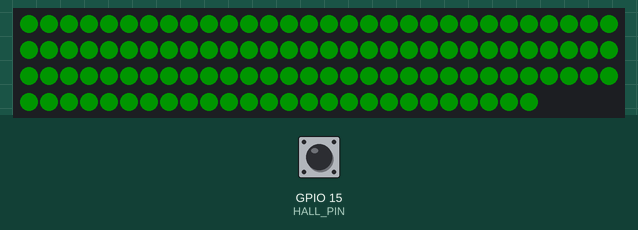
A sketch run on a simulated ESP32. On the bench: 116 RGB LEDs in strip order, left to right, continuing on the next row. The inputs (shaded band) are chosen by the test bench; at power-on: GPIO 15 (HALL_PIN) HIGH. Dim RGB values are drawn brighter than linear.

1.3 s: GPIO 15 (HALL_PIN) pulled LOW for 0.15 s
Above: at 1.46 s.
3.0 s: GPIO 15 (HALL_PIN) pulled LOW for 3.2 s
Timing chart, 0 to 6.0 s (numbered marks = the images above; inputs shaded):
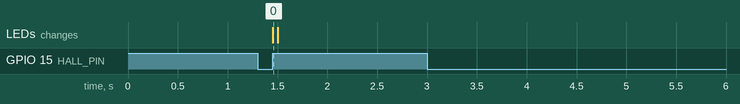

Measured:
- after the input at 1.3 s, the LEDs: change after 0.15 s (image 0)

The sketch:

TestFastLED.ino
```cpp
#include <FastLED.h>

// Hardware definitions
#define LED_PIN     13
#define HALL_PIN    15
#define NUM_LEDS    116

// Safe brightness limit to prevent ESP32 power crashes
#define BRIGHTNESS  40

CRGB leds[NUM_LEDS];

// Volatile flag to safely communicate between the Interrupt and the main loop
volatile bool trigger_detected = false;

// Interrupt Service Routine (ISR)
void IRAM_ATTR hall_isr() {
  trigger_detected = true;
}

void setup() {
  // Initialize the Hall sensor pin
  pinMode(HALL_PIN, INPUT_PULLUP);

  // Attach the interrupt to trigger specifically on a RISING edge
  // (Signal going from LOW to HIGH)
  attachInterrupt(digitalPinToInterrupt(HALL_PIN), hall_isr, RISING);

  // Initialize the FastLED strip
  FastLED.addLeds<WS2812B, LED_PIN, GRB>(leds, NUM_LEDS);
  FastLED.setBrightness(BRIGHTNESS);

  // Ensure LEDs start completely off
  FastLED.clear();
  FastLED.show();
}

void loop() {
  if (trigger_detected) {
    // 1. Turn all LEDs ON (Solid Green)
    fill_solid(leds, NUM_LEDS, CRGB::Green);
    FastLED.show();

    // 2. Keep the LEDs on for a short period (50 milliseconds)
    delay(50);

    // 3. Turn all LEDs OFF
    FastLED.clear();
    FastLED.show();

    // 4. Reset the trigger flag AFTER the delay.
    // This acts as a simple hardware debounce: any extra RISING edges
    // generated by physical sensor bounce during the 50ms flash are safely ignored.
    trigger_detected = false;
  }

  // A tiny delay to keep the ESP32's background systems stable
  delay(1);
}
```
